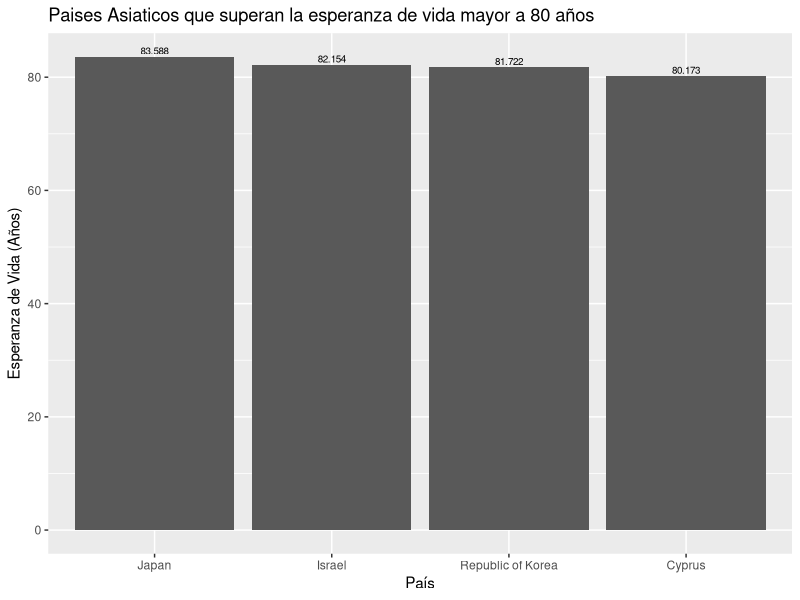
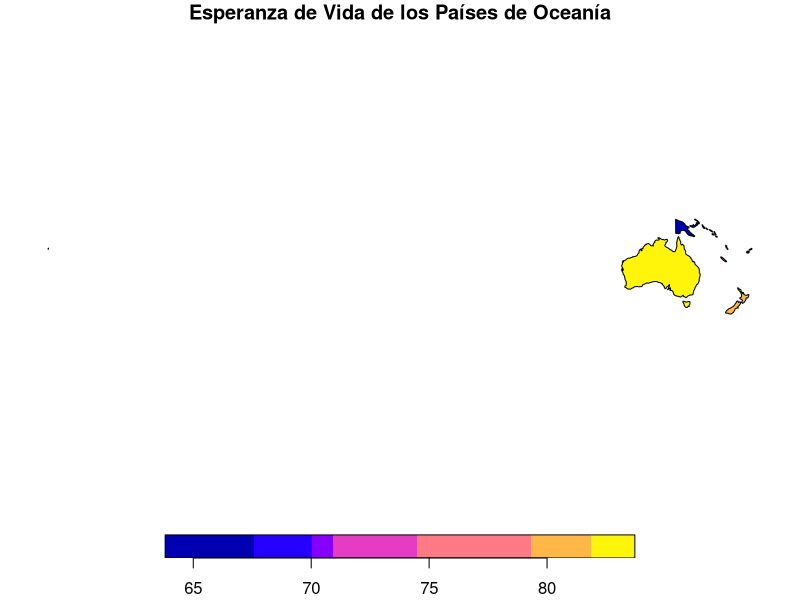
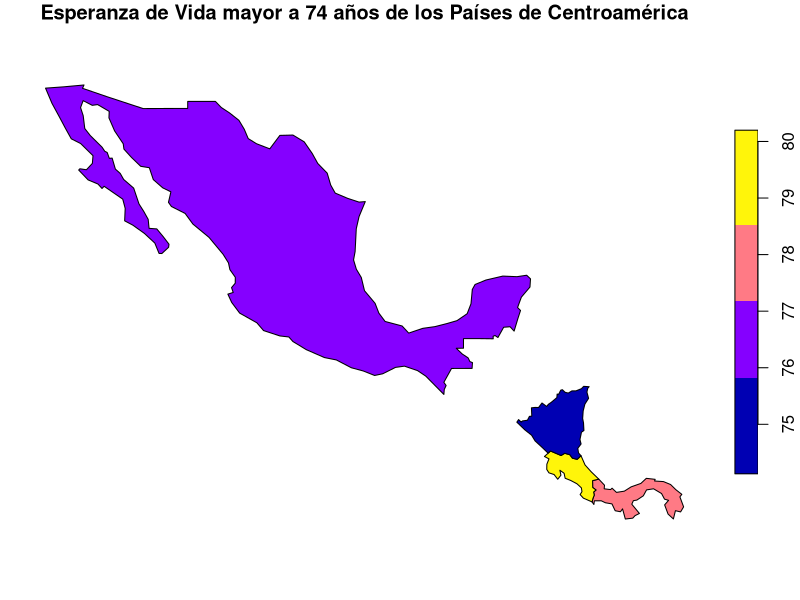
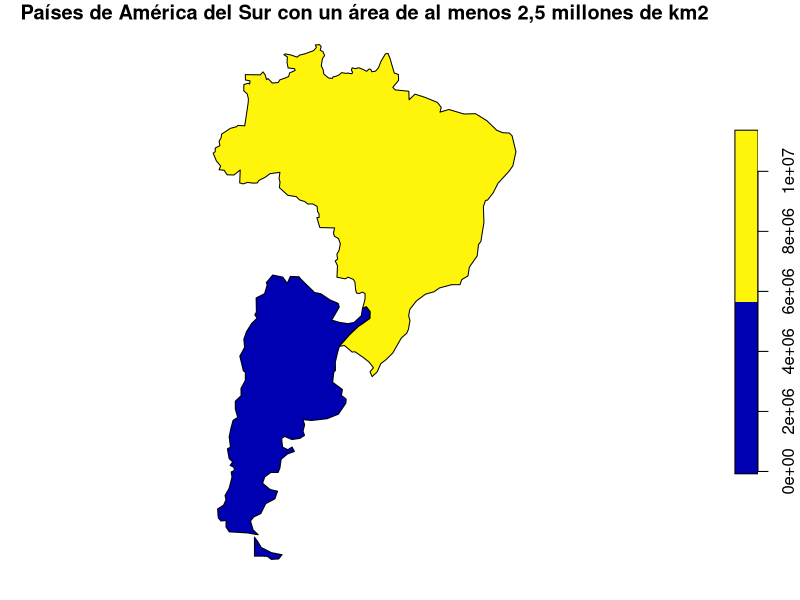
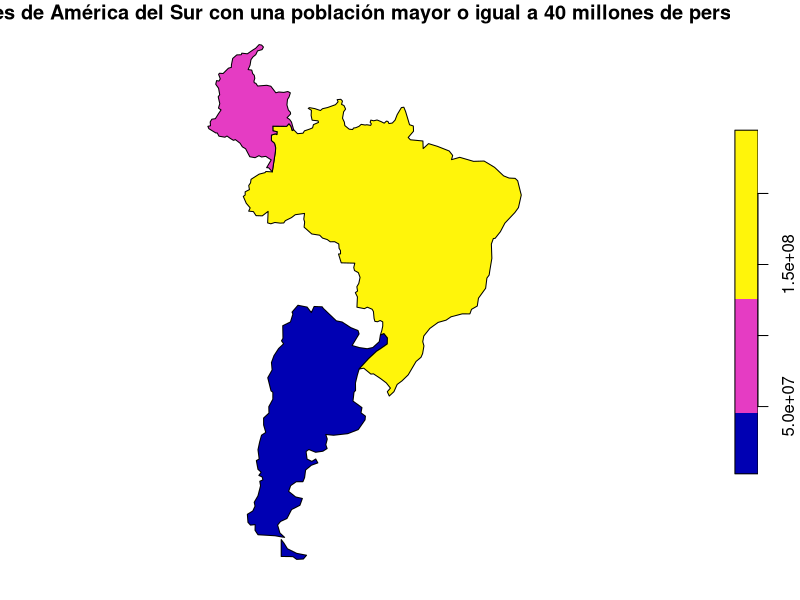

Recreate these plots in R, in order.
## ---- chunk 1
knitr::opts_chunk$set(echo = TRUE)
## ---- chunk 2
# Paquete para generación de documentos (ej. HTML)
library(knitr)
# Paquete para formateo de tablas
library(kableExtra)
# Paquete de graficación
library(ggplot2)
# Paquete de manejo de datos geoespaciales vectoriales
library(sf)
# Paquete con conjuntos de datos geoespaciales
library(spData)
## ---- chunk 3
names(world)
## ---- chunk 4
kable(
  world[1:10, 1:5, drop = TRUE], 
  caption="Datos demográficos de los países del mundo"
)
## ---- chunk 5
kable(
  world[1:10, c("name_long","continent","pop","lifeExp","gdpPercap"), drop = TRUE], 
  col.names=c("País","Continente","Población","Esperanza de vida","Renta per cápita"),  
  caption="Datos demográficos de los países del mundo"
)
## ---- chunk 6
# Se extraen las observaciones ordenadas por orden alfabético de país
world.orden <- order(world$name_long)
# Se genera un nuevo data frame ordenado
world.ordenadoxpais <- world[world.orden,]
# Se formatea la tabla con el nuevo data frame
kable(
  world.ordenadoxpais[, c("name_long","continent","pop","lifeExp","gdpPercap"), drop = TRUE], 
  col.names=c("País","Continente","Población","Esperanza de vida","Renta per cápita"),  
  caption="Datos demográficos de los países del mundo"
) %>%
kable_styling() %>%
scroll_box(
  width = "800px", 
  height = "500px", 
  fixed_thead = TRUE
)
## ---- chunk 7
# Se extraen las observaciones correspondientes a los países de Centroamérica
centro_america = world[world$name_long == "Belize" |
                       world$name_long == "Guatemala" |
                       world$name_long == "Honduras" |
                       world$name_long == "El Salvador" |
                       world$name_long == "Nicaragua" |
                       world$name_long == "Costa Rica" |
                       world$name_long == "Panama"
                       , ]
# Se formatea la tabla con el nuevo data frame
kable(
  centro_america[, c("name_long","continent","pop","lifeExp","gdpPercap"), drop = TRUE], 
  col.names=c("País","Continente","Población","Esperanza de vida","Renta per cápita"),  
  caption="Datos demográficos de los países de Centroamérica"
) %>%
kable_styling()
## ---- chunk 8
# Se extraen las observaciones correspondientes a los países de Asia
Paises_Asia = world[world$continent == "Asia" & world$lifeExp >= 80, ]
Paises_Asia2 = na.omit(Paises_Asia)
ggplot(Paises_Asia2, aes(x=reorder(name_long, -lifeExp), y=lifeExp)) +
  ggtitle("Paises Asiaticos que superan la esperanza de vida mayor a 80 años") +
  xlab("País") + 
  ylab("Esperanza de Vida (Años)") +  
  geom_col() +
  geom_text(aes(label=(format(round(lifeExp,3)))), vjust=-0.3, size=2.5, )
## ---- chunk 9
# Países del continente Oceanía
oceania_paises = world[world$continent == "Oceania", ]

# Mapa de esperanza de vida de Oceanía
plot(
  oceania_paises["lifeExp"], 
  main="Esperanza de Vida de los Países de Oceanía"
)
## ---- chunk 10
# Filtro para crear data frame con países de Centroamérica con esperanza de vida mayor a 74 años
paises_ca = world[world$subregion == "Central America" & world$lifeExp >= 74, ]

plot(
  paises_ca["lifeExp"] , 
  main="Esperanza de Vida mayor a 74 años de los Países de Centroamérica"
)
## ---- chunk 11
paises_saa = world[world$continent == "South America" & world$area_km2 >= 2500000, ]
plot(
  paises_saa["area_km2"] , 
  main="Países de América del Sur con un área de al menos 2,5 millones de km2"
)
paises_sap = world[world$continent == "South America" & world$pop >= 40000000, ]
plot(
  paises_sap["pop"] , 
  main="Países de América del Sur con una población mayor o igual a 40 millones de personas"
)
